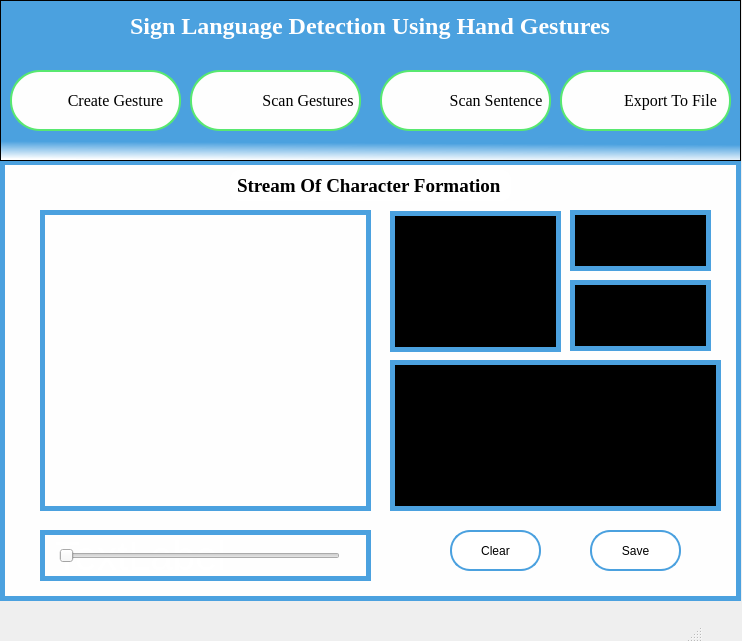
<?xml version="1.0" encoding="UTF-8"?>
<ui version="4.0">
 <class>MainWindow</class>
 <widget class="QMainWindow" name="MainWindow">
  <property name="geometry">
   <rect>
    <x>0</x>
    <y>0</y>
    <width>742</width>
    <height>641</height>
   </rect>
  </property>
  <property name="windowTitle">
   <string>MainWindow</string>
  </property>
  <property name="styleSheet">
   <string notr="true">width:100%;
</string>
  </property>
  <widget class="QWidget" name="centralwidget">
   <widget class="QGraphicsView" name="graphicsView">
    <property name="geometry">
     <rect>
      <x>0</x>
      <y>160</y>
      <width>741</width>
      <height>441</height>
     </rect>
    </property>
    <property name="styleSheet">
     <string notr="true">background-color:#fefefe;
border: 5px solid #4ba1df;</string>
    </property>
   </widget>
   <widget class="QLabel" name="label">
    <property name="geometry">
     <rect>
      <x>230</x>
      <y>170</y>
      <width>281</width>
      <height>31</height>
     </rect>
    </property>
    <property name="font">
     <font>
      <family>Times New Roman</family>
      <pointsize>14</pointsize>
      <weight>75</weight>
      <bold>true</bold>
     </font>
    </property>
    <property name="styleSheet">
     <string notr="true">color:black;
background-color: white;
border: 2px solid white; border-radius:10px;</string>
    </property>
    <property name="text">
     <string>Stream Of Character Formation</string>
    </property>
   </widget>
   <widget class="QTextBrowser" name="textBrowser">
    <property name="enabled">
     <bool>true</bool>
    </property>
    <property name="geometry">
     <rect>
      <x>570</x>
      <y>210</y>
      <width>141</width>
      <height>61</height>
     </rect>
    </property>
    <property name="styleSheet">
     <string notr="true">border: 5px solid #4ba1df;
background-color:black;
color:white;
font-size:20px;</string>
    </property>
    <property name="frameShape">
     <enum>QFrame::Box</enum>
    </property>
    <property name="html">
     <string>&lt;!DOCTYPE HTML PUBLIC &quot;-//W3C//DTD HTML 4.0//EN&quot; &quot;http://www.w3.org/TR/REC-html40/strict.dtd&quot;&gt;
&lt;html&gt;&lt;head&gt;&lt;meta name=&quot;qrichtext&quot; content=&quot;1&quot; /&gt;&lt;style type=&quot;text/css&quot;&gt;
p, li { white-space: pre-wrap; }
&lt;/style&gt;&lt;/head&gt;&lt;body style=&quot; font-family:'MS Shell Dlg 2'; font-size:20px; font-weight:400; font-style:normal;&quot;&gt;
&lt;p style=&quot;-qt-paragraph-type:empty; margin-top:0px; margin-bottom:0px; margin-left:0px; margin-right:0px; -qt-block-indent:0; text-indent:0px; font-size:8.25pt;&quot;&gt;&lt;br /&gt;&lt;/p&gt;&lt;/body&gt;&lt;/html&gt;</string>
    </property>
   </widget>
   <widget class="QPushButton" name="pushButton">
    <property name="geometry">
     <rect>
      <x>590</x>
      <y>530</y>
      <width>91</width>
      <height>41</height>
     </rect>
    </property>
    <property name="styleSheet">
     <string notr="true">background-color: white;
font: 16pt &quot;Times New Roman&quot;;
color: black;
border: 2px solid #4ba1df; border-radius:20px;</string>
    </property>
    <property name="text">
     <string>Save</string>
    </property>
   </widget>
   <widget class="QPushButton" name="pushButton_2">
    <property name="geometry">
     <rect>
      <x>450</x>
      <y>530</y>
      <width>91</width>
      <height>41</height>
     </rect>
    </property>
    <property name="styleSheet">
     <string notr="true">background-color: white;
font: 16pt &quot;Times New Roman&quot;;
color: black;
border: 2px solid #4ba1df; border-radius:20px;</string>
    </property>
    <property name="text">
     <string>Clear</string>
    </property>
   </widget>
   <widget class="QTextBrowser" name="textBrowser_4">
    <property name="enabled">
     <bool>true</bool>
    </property>
    <property name="geometry">
     <rect>
      <x>390</x>
      <y>360</y>
      <width>331</width>
      <height>151</height>
     </rect>
    </property>
    <property name="styleSheet">
     <string notr="true">border: 5px solid #4ba1df;
background-color:black;
color:white;
font-size:12px;</string>
    </property>
    <property name="frameShape">
     <enum>QFrame::Box</enum>
    </property>
    <property name="html">
     <string>&lt;!DOCTYPE HTML PUBLIC &quot;-//W3C//DTD HTML 4.0//EN&quot; &quot;http://www.w3.org/TR/REC-html40/strict.dtd&quot;&gt;
&lt;html&gt;&lt;head&gt;&lt;meta name=&quot;qrichtext&quot; content=&quot;1&quot; /&gt;&lt;style type=&quot;text/css&quot;&gt;
p, li { white-space: pre-wrap; }
&lt;/style&gt;&lt;/head&gt;&lt;body style=&quot; font-family:'MS Shell Dlg 2'; font-size:12px; font-weight:400; font-style:normal;&quot;&gt;
&lt;p style=&quot;-qt-paragraph-type:empty; margin-top:0px; margin-bottom:0px; margin-left:0px; margin-right:0px; -qt-block-indent:0; text-indent:0px; font-size:8.25pt;&quot;&gt;&lt;br /&gt;&lt;/p&gt;&lt;/body&gt;&lt;/html&gt;</string>
    </property>
   </widget>
   <widget class="QTextBrowser" name="textBrowser_3">
    <property name="enabled">
     <bool>true</bool>
    </property>
    <property name="geometry">
     <rect>
      <x>570</x>
      <y>280</y>
      <width>141</width>
      <height>71</height>
     </rect>
    </property>
    <property name="styleSheet">
     <string notr="true">border: 5px solid #4ba1df; 
background-color:black;
color:white;
font-size:16px;</string>
    </property>
    <property name="frameShape">
     <enum>QFrame::Box</enum>
    </property>
    <property name="html">
     <string>&lt;!DOCTYPE HTML PUBLIC &quot;-//W3C//DTD HTML 4.0//EN&quot; &quot;http://www.w3.org/TR/REC-html40/strict.dtd&quot;&gt;
&lt;html&gt;&lt;head&gt;&lt;meta name=&quot;qrichtext&quot; content=&quot;1&quot; /&gt;&lt;style type=&quot;text/css&quot;&gt;
p, li { white-space: pre-wrap; }
&lt;/style&gt;&lt;/head&gt;&lt;body style=&quot; font-family:'MS Shell Dlg 2'; font-size:16px; font-weight:400; font-style:normal;&quot;&gt;
&lt;p style=&quot;-qt-paragraph-type:empty; margin-top:0px; margin-bottom:0px; margin-left:0px; margin-right:0px; -qt-block-indent:0; text-indent:0px; font-size:8.25pt;&quot;&gt;&lt;br /&gt;&lt;/p&gt;&lt;/body&gt;&lt;/html&gt;</string>
    </property>
   </widget>
   <widget class="QGraphicsView" name="graphicsView_3">
    <property name="geometry">
     <rect>
      <x>0</x>
      <y>0</y>
      <width>741</width>
      <height>161</height>
     </rect>
    </property>
    <property name="toolTip">
     <string>&lt;html&gt;&lt;head/&gt;&lt;body&gt;&lt;p&gt;&lt;br/&gt;&lt;/p&gt;&lt;/body&gt;&lt;/html&gt;</string>
    </property>
    <property name="styleSheet">
     <string notr="true">background-color: qlineargradient(spread:pad, x1:0.543136, y1:0.074, x2:0.52, y2:1, stop:0.880682 rgba(75, 161, 223, 255), stop:1 rgba(255, 255, 255, 255));
</string>
    </property>
   </widget>
   <widget class="QPushButton" name="scan_sen">
    <property name="geometry">
     <rect>
      <x>380</x>
      <y>70</y>
      <width>171</width>
      <height>61</height>
     </rect>
    </property>
    <property name="font">
     <font>
      <family>TImes New Roman</family>
      <pointsize>12</pointsize>
      <weight>50</weight>
      <italic>false</italic>
      <bold>false</bold>
     </font>
    </property>
    <property name="styleSheet">
     <string notr="true">padding-left:65px;
color:black;
background-color:#fefefe;
border: 2px solid #58e870; border-radius:30px;
font: 12pt &quot;TImes New Roman&quot;;
background-image:url(&quot;icons/sent.png&quot;);
background-repeat:none;</string>
    </property>
    <property name="text">
     <string>Scan Sentence </string>
    </property>
   </widget>
   <widget class="QPushButton" name="create">
    <property name="geometry">
     <rect>
      <x>10</x>
      <y>70</y>
      <width>171</width>
      <height>61</height>
     </rect>
    </property>
    <property name="font">
     <font>
      <family>TImes New Roman</family>
      <pointsize>12</pointsize>
      <weight>50</weight>
      <italic>false</italic>
      <bold>false</bold>
     </font>
    </property>
    <property name="layoutDirection">
     <enum>Qt::RightToLeft</enum>
    </property>
    <property name="styleSheet">
     <string notr="true">padding-left:-40px;
color:black;
background-color:#fefefe;
border: 2px solid #58e870; border-radius:30px;
font: 12pt &quot;TImes New Roman&quot;;
background-image:url(&quot;icons/create.png&quot;);
background-repeat:none;</string>
    </property>
    <property name="text">
     <string>Create Gesture</string>
    </property>
   </widget>
   <widget class="QPushButton" name="exp2">
    <property name="geometry">
     <rect>
      <x>560</x>
      <y>70</y>
      <width>171</width>
      <height>61</height>
     </rect>
    </property>
    <property name="font">
     <font>
      <family>TImes New Roman</family>
      <pointsize>12</pointsize>
      <weight>50</weight>
      <italic>false</italic>
      <bold>false</bold>
     </font>
    </property>
    <property name="styleSheet">
     <string notr="true">padding-left:50px;
color:black;
background-color:#fefefe;
border: 2px solid #58e870; border-radius:30px;
font: 12pt &quot;TImes New Roman&quot;;
background-image:url(&quot;icons/export.png&quot;);
background-repeat:none;</string>
    </property>
    <property name="text">
     <string>Export To File</string>
    </property>
    <property name="checkable">
     <bool>false</bool>
    </property>
    <property name="autoRepeat">
     <bool>false</bool>
    </property>
    <property name="autoExclusive">
     <bool>false</bool>
    </property>
    <property name="autoDefault">
     <bool>false</bool>
    </property>
    <property name="default">
     <bool>false</bool>
    </property>
    <property name="flat">
     <bool>false</bool>
    </property>
   </widget>
   <widget class="QPushButton" name="scan_sinlge">
    <property name="geometry">
     <rect>
      <x>190</x>
      <y>70</y>
      <width>171</width>
      <height>61</height>
     </rect>
    </property>
    <property name="font">
     <font>
      <family>TImes New Roman</family>
      <pointsize>12</pointsize>
      <weight>50</weight>
      <italic>false</italic>
      <bold>false</bold>
     </font>
    </property>
    <property name="layoutDirection">
     <enum>Qt::LeftToRight</enum>
    </property>
    <property name="autoFillBackground">
     <bool>false</bool>
    </property>
    <property name="styleSheet">
     <string notr="true">padding-left:65px;
color:black;
background-color:#fefefe;
border:2px solid #58e870; border-radius:30px;
font: 12pt &quot;TImes New Roman&quot;;
background-image:url(&quot;icons/scan.png&quot;);
background-repeat:none;</string>
    </property>
    <property name="text">
     <string>Scan Gestures</string>
    </property>
   </widget>
   <widget class="QLabel" name="label_2">
    <property name="geometry">
     <rect>
      <x>130</x>
      <y>10</y>
      <width>491</width>
      <height>31</height>
     </rect>
    </property>
    <property name="font">
     <font>
      <family>Times New Roman</family>
      <pointsize>18</pointsize>
      <weight>75</weight>
      <bold>true</bold>
     </font>
    </property>
    <property name="styleSheet">
     <string notr="true">color:white;</string>
    </property>
    <property name="text">
     <string>Sign Language Detection Using Hand Gestures</string>
    </property>
   </widget>
   <widget class="QLabel" name="label_3">
    <property name="geometry">
     <rect>
      <x>40</x>
      <y>210</y>
      <width>331</width>
      <height>301</height>
     </rect>
    </property>
    <property name="styleSheet">
     <string notr="true">border: 5px solid #4ba1df;

color:white;
font-size:20px;</string>
    </property>
    <property name="text">
     <string/>
    </property>
   </widget>
   <widget class="QLabel" name="label_5">
    <property name="geometry">
     <rect>
      <x>40</x>
      <y>530</y>
      <width>331</width>
      <height>51</height>
     </rect>
    </property>
    <property name="styleSheet">
     <string notr="true">border: 5px solid #4ba1df;
font-size: 40px;
color:white;
</string>
    </property>
    <property name="text">
     <string>TextLabel</string>
    </property>
   </widget>
   <widget class="QSlider" name="trackbar">
    <property name="geometry">
     <rect>
      <x>59</x>
      <y>540</y>
      <width>281</width>
      <height>31</height>
     </rect>
    </property>
    <property name="styleSheet">
     <string notr="true">color: rgb(0, 0, 0);</string>
    </property>
    <property name="maximum">
     <number>255</number>
    </property>
    <property name="singleStep">
     <number>1</number>
    </property>
    <property name="orientation">
     <enum>Qt::Horizontal</enum>
    </property>
    <property name="invertedAppearance">
     <bool>false</bool>
    </property>
    <property name="invertedControls">
     <bool>false</bool>
    </property>
   </widget>
   <widget class="QGraphicsView" name="graphicsView_2">
    <property name="geometry">
     <rect>
      <x>390</x>
      <y>211</y>
      <width>171</width>
      <height>141</height>
     </rect>
    </property>
    <property name="styleSheet">
     <string notr="true">border: 5px solid #4ba1df;
background-color:black;
color:white;
font-size:20px;</string>
    </property>
   </widget>
  </widget>
  <widget class="QMenuBar" name="menubar">
   <property name="geometry">
    <rect>
     <x>0</x>
     <y>0</y>
     <width>742</width>
     <height>21</height>
    </rect>
   </property>
  </widget>
  <widget class="QStatusBar" name="statusbar"/>
 </widget>
 <resources/>
 <connections/>
</ui>
